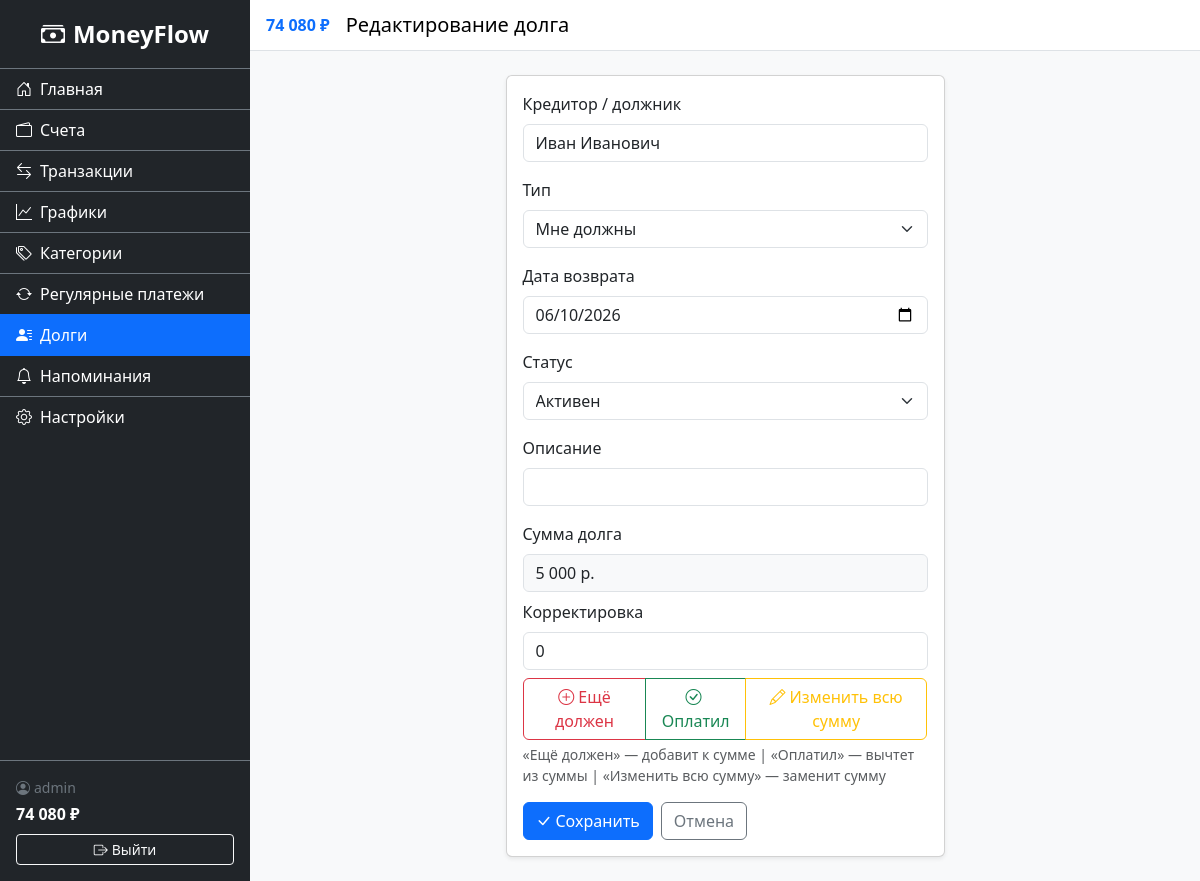
The app's page /finance/debts/2/edit/ (signed in) with its own data.
### accounts/models.py (models this page shows, shortened)
class CustomUser(AbstractUser):
    username = models.CharField(
        'Имя пользователя',
        max_length=150,
        unique=True,
        validators=[UnicodeUsernameValidator()],
        error_messages={'unique': 'Пользователь с таким именем уже существует.'},
    )
    phone_number = models.CharField(max_length=15, blank=True, null=True, verbose_name="Номер телефона")
    is_email_verified = models.BooleanField('Email подтверждён', default=False)

### finance/models.py (models this page shows, shortened)
class Debt(models.Model):
    class DebtType(models.TextChoices):
        OWED_TO_ME = 'owed_to_me', 'Мне должны'
        I_OWE = 'i_owe', 'Я должен'
    class Status(models.TextChoices):
        ACTIVE = 'active', 'Активен'
        PAID = 'paid', 'Погашен'
        OVERDUE = 'overdue', 'Просрочен'
    user = models.ForeignKey(settings.AUTH_USER_MODEL, on_delete=models.CASCADE, related_name='debts')
    creditor_name = models.CharField('Кредитор / должник', max_length=200)
    amount = models.DecimalField('Сумма', max_digits=12, decimal_places=2, validators=[MinValueValidator(Decimal('0.01'))])
    type = models.CharField('Тип', max_length=10, choices=DebtType.choices)
    due_date = models.DateField('Дата возврата')
    status = models.CharField('Статус', max_length=10, choices=Status.choices, default=Status.ACTIVE)
    description = models.CharField('Описание', max_length=255, blank=True)
    created_at = models.DateTimeField('Дата создания', auto_now_add=True)
    class Meta:
        verbose_name = 'Долг'
        verbose_name_plural = 'Долги'
        ordering = ['status', 'due_date']

### finance/views.py (the view)
# urls.py: path('debts/<int:pk>/edit/', views.DebtUpdateView.as_view(), name='debt_update'),
class DebtUpdateView(LoginRequiredMixin, UpdateView):
    model = Debt
    form_class = DebtForm
    template_name = 'finance/debt_form.html'
    success_url = reverse_lazy('finance:debt_list')
    def get_queryset(self):
        return Debt.objects.filter(user=self.request.user)

### finance/context_processors.py (called while the page is built)
def total_balance(request):
    if request.user.is_authenticated:
        balance = Account.objects.filter(user=request.user).aggregate(
            total=Sum('balance')
        )['total'] or 0
        return {'sidebar_balance': balance}
    return {'sidebar_balance': 0}

### finance/templatetags/finance_tags.py (called while the page is built)
@register.filter
def spaced(value):
    if value is None:
        return '0'
    num = float(value)
    is_neg = num < 0
    num = abs(num)
    int_part = int(num)
    frac = num - int_part
    int_str = str(int_part)
    result = ''
    while int_str:
        if len(int_str) <= 3:
            result = int_str + result
            int_str = ''
        else:
            result = ' ' + int_str[-3:] + result
            int_str = int_str[:-3]
    if frac >= 0.005:
        result += f'{frac:.2f}'[1:]
    return ('-' if is_neg else '') + result

### finance/templates/finance/debt_form.html (shortened to what this page needs)
{% extends 'base.html' %}
{% load finance_tags %}
{% block page_title %}{% if form.instance.pk %}Редактирование долга{% else %}Новый долг{% endif %}{% endblock %}
{% block content %}
<div class="row justify-content-center">
    <div class="col-md-6">
        <div class="card shadow-sm">
            <div class="card-body">
                <form method="post">
                    {% for field in form %}
                        {% if field.name == 'amount' and form.instance.pk %}
                            {{ field }}
                        {% elif field.name == 'adjustment' and form.instance.pk %}
                            <div class="mb-3">
                                <label class="form-label">Сумма долга</label>
                                <div class="form-control bg-light mb-2" style="pointer-events: none;">
                                    {{ form.instance.amount|spaced }} р.
                                </div>
                                <label for="{{ field.id_for_label }}" class="form-label">Корректировка</label>
                                {{ field }}
                                <div class="btn-group w-100 mt-2" role="group">
                                    <button type="submit" name="adjustment_mode_btn" value="add" class="btn btn-outline-danger" onclick="document.getElementById('{{ form.adjustment_mode.id_for_label }}').value='add'; return true;">
                                        <i class="bi bi-plus-circle me-1"></i>Ещё должен
                                    </button>
                                    <button type="submit" name="adjustment_mode_btn" value="subtract" class="btn btn-outline-success" onclick="document.getElementById('{{ form.adjustment_mode.id_for_label }}').value='subtract'; return true;">
                                        <i class="bi bi-check-circle me-1"></i>Оплатил
                                    </button>
                                    <button type="submit" name="adjustment_mode_btn" value="manual" class="btn btn-outline-warning" onclick="document.getElementById('{{ form.adjustment_mode.id_for_label }}').value='manual'; return true;">
                                        <i class="bi bi-pencil me-1"></i>Изменить всю сумму
                                    </button>
                                </div>
                                <div class="form-text small mt-1">
                                    «Ещё должен» — добавит к сумме | «Оплатил» — вычтет из суммы | «Изменить всю сумму» — заменит сумму
                                </div>
                            </div>
                        {% elif field.name == 'adjustment_mode' %}
                        {% elif field.name == 'adjustment' %}
                        {% elif field.name == 'type' and field.is_hidden %}
                            {{ field }}
                        {% elif field.name != 'type' %}
                            <div class="mb-3">
                                <label for="{{ field.id_for_label }}" class="form-label">{{ field.label }}</label>
                                {{ field }}
                            </div>
                        {% else %}
                            <div class="mb-3">
                                <label for="{{ field.id_for_label }}" class="form-label">{{ field.label }}</label>
                                {{ field }}
                            </div>
                        {% endif %}
                    {% endfor %}
                    <div class="d-flex gap-2">
                        <button type="submit" class="btn btn-primary">
                            <i class="bi bi-check-lg me-1"></i>Сохранить
                        </button>
                        <a href="{% url 'finance:debt_list' %}" class="btn btn-outline-secondary">Отмена</a>
                    </div>
                </form>
            </div>
        </div>
    </div>
</div>
{% endblock %}

### templates/base.html (shortened to what this page needs)
<!DOCTYPE html>
<html lang="ru">
<head>
    <link href="https://cdn.jsdelivr.net/npm/bootstrap@5.3.3/dist/css/bootstrap.min.css" rel="stylesheet">
    <link rel="stylesheet" href="https://cdn.jsdelivr.net/npm/bootstrap-icons@1.11.3/font/bootstrap-icons.css">
    {% load static %}
    {% load finance_tags %}
    <link rel="stylesheet" href="{% static 'css/styles.css' %}">
    <link rel="stylesheet" href="{% static 'css/dark-theme.css' %}" id="dark-theme" disabled>
</head>
<body>
    <div class="d-flex" id="wrapper">
        <div class="sidebar bg-dark text-white" id="sidebar-wrapper">
            <div class="sidebar-heading text-center py-3 fs-4 fw-bold border-bottom border-secondary">
                <i class="bi bi-cash-stack me-2"></i>MoneyFlow
            </div>
            <div class="list-group list-group-flush">
                <a href="{% url 'home' %}" class="list-group-item list-group-item-action bg-dark text-white border-secondary {% if request.resolver_match.url_name == 'home' %}active{% endif %}">
                    <i class="bi bi-house-door me-2"></i>Главная
                </a>
                <a href="{% url 'finance:account_list' %}" class="list-group-item list-group-item-action bg-dark text-white border-secondary {% if '/finance/accounts' in request.path %}active{% endif %}">
                    <i class="bi bi-wallet2 me-2"></i>Счета
                </a>
                <a href="{% url 'finance:transaction_list' %}" class="list-group-item list-group-item-action bg-dark text-white border-secondary {% if '/finance/transactions' in request.path %}active{% endif %}">
                    <i class="bi bi-arrow-left-right me-2"></i>Транзакции
                </a>
                <a href="{% url 'finance:charts' %}" class="list-group-item list-group-item-action bg-dark text-white border-secondary {% if '/finance/charts' in request.path %}active{% endif %}">
                    <i class="bi bi-graph-up me-2"></i>Графики
                </a>
                <a href="{% url 'finance:category_list' %}" class="list-group-item list-group-item-action bg-dark text-white border-secondary {% if '/finance/categories' in request.path %}active{% endif %}">
                    <i class="bi bi-tags me-2"></i>Категории
                </a>
                <a href="{% url 'finance:recurring_list' %}" class="list-group-item list-group-item-action bg-dark text-white border-secondary {% if '/finance/recurring' in request.path %}active{% endif %}">
                    <i class="bi bi-arrow-repeat me-2"></i>Регулярные платежи
                </a>
                <a href="{% url 'finance:debt_list' %}" class="list-group-item list-group-item-action bg-dark text-white border-secondary {% if '/finance/debts' in request.path %}active{% endif %}">
                    <i class="bi bi-person-lines-fill me-2"></i>Долги
                </a>
                <a href="{% url 'finance:reminder_list' %}" class="list-group-item list-group-item-action bg-dark text-white border-secondary {% if '/finance/reminders' in request.path %}active{% endif %}">
                    <i class="bi bi-bell me-2"></i>Напоминания
                </a>
                <a href="{% url 'accounts:settings' %}" class="list-group-item list-group-item-action bg-dark text-white border-secondary {% if '/accounts/settings' in request.path %}active{% endif %}">
                    <i class="bi bi-gear me-2"></i>Настройки
                </a>
            </div>
            <div class="sidebar-footer border-top border-secondary p-3 mt-auto">
                <span class="d-block small text-secondary">
                    <i class="bi bi-person-circle me-1"></i>{{ user.username }}
                </span>
                <span class="d-block fw-bold text-white fs-6 mt-1">
                    {{ sidebar_balance|spaced }} ₽
                </span>
                <form method="post" action="{% url 'accounts:logout' %}" class="mt-2">
                    <button type="submit" class="btn btn-outline-light btn-sm w-100">
                        <i class="bi bi-box-arrow-right me-1"></i>Выйти
                    </button>
                </form>
            </div>
        </div>
        <div id="page-content-wrapper" class="flex-grow-1">
            <nav class="navbar navbar-expand navbar-light bg-white border-bottom px-3">
                <span class="fw-bold me-3 text-primary">{{ sidebar_balance|spaced }} ₽</span>
                <span class="navbar-brand mb-0 h1 me-auto">{% block page_title %}Главная{% endblock %}</span>
            </nav>
            <div class="container-fluid p-4">
                {% block content %}{% endblock %}
            </div>
        </div>
    </div>
</body>
</html>

### static/css/styles.css (style rules this page uses)
#wrapper { min-height: 100vh; }
.sidebar { width: 250px; min-height: 100vh; display: flex; flex-direction: column; flex-shrink: 0; z-index: 1040; }
.sidebar .list-group-item { transition: background 0.2s; }
.sidebar .list-group-item.active { background: #0d6efd !important; border-color: #0d6efd !important; }
.sidebar-footer { margin-top: auto; }
#page-content-wrapper { min-width: 0; background: #f8f9fa; }

### records on screen
CustomUser: username "admin"
Debt: form "Иван Иванович" "06/10/2026" "Активен", form "Мне должны", instance.amount|spaced "5 000"

### other values on screen
{{ sidebar_balance|spaced }} "74 080"
{{ field.label }} "Кредитор / должник" "Дата возврата" "Статус" "Описание"
{{ field.label }} "Тип"
